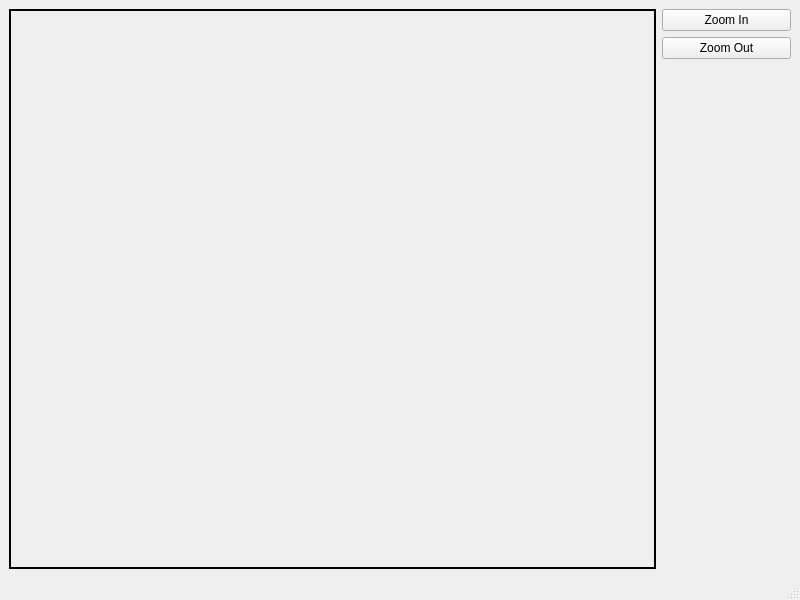
<?xml version="1.0" encoding="UTF-8"?>
<ui version="4.0">
 <class>MainWindow</class>
 <widget class="QMainWindow" name="MainWindow">
  <property name="geometry">
   <rect>
    <x>0</x>
    <y>0</y>
    <width>800</width>
    <height>600</height>
   </rect>
  </property>
  <property name="windowTitle">
   <string>MainWindow</string>
  </property>
  <widget class="QWidget" name="centralwidget">
   <layout class="QGridLayout" name="gridLayout_2">
    <item row="0" column="0">
     <layout class="QGridLayout" name="gridLayout" columnstretch="10,2">
      <item row="0" column="0">
       <widget class="QLabel" name="labelDrawPath">
        <property name="autoFillBackground">
         <bool>false</bool>
        </property>
        <property name="frameShape">
         <enum>QFrame::WinPanel</enum>
        </property>
        <property name="text">
         <string/>
        </property>
       </widget>
      </item>
      <item row="0" column="1">
       <layout class="QVBoxLayout" name="verticalLayout" stretch="2,2,8">
        <item>
         <widget class="QPushButton" name="btnZoomIn">
          <property name="text">
           <string>Zoom In</string>
          </property>
         </widget>
        </item>
        <item>
         <widget class="QPushButton" name="btnZoomOut">
          <property name="text">
           <string>Zoom Out</string>
          </property>
         </widget>
        </item>
        <item>
         <spacer name="verticalSpacer">
          <property name="orientation">
           <enum>Qt::Vertical</enum>
          </property>
          <property name="sizeHint" stdset="0">
           <size>
            <width>20</width>
            <height>40</height>
           </size>
          </property>
         </spacer>
        </item>
       </layout>
      </item>
     </layout>
    </item>
   </layout>
  </widget>
  <widget class="QMenuBar" name="menubar">
   <property name="geometry">
    <rect>
     <x>0</x>
     <y>0</y>
     <width>800</width>
     <height>23</height>
    </rect>
   </property>
  </widget>
  <widget class="QStatusBar" name="statusbar"/>
 </widget>
 <resources/>
 <connections/>
</ui>
